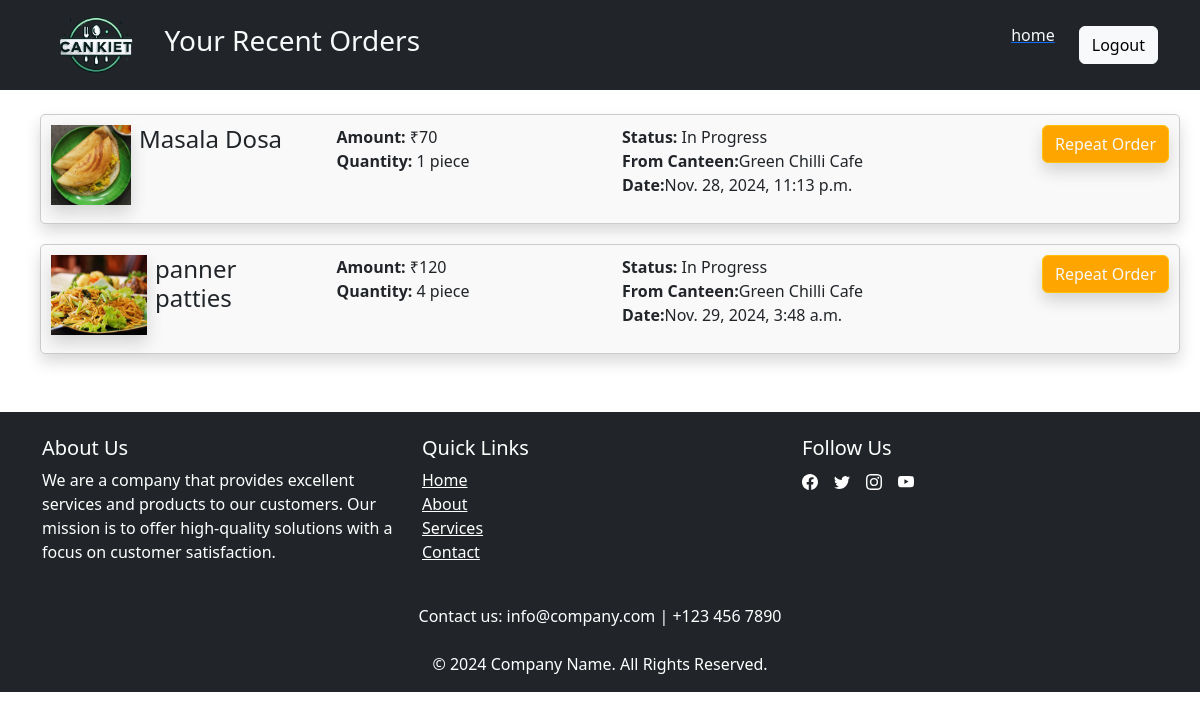
Before: /cankiet/orders/ with the older database file.
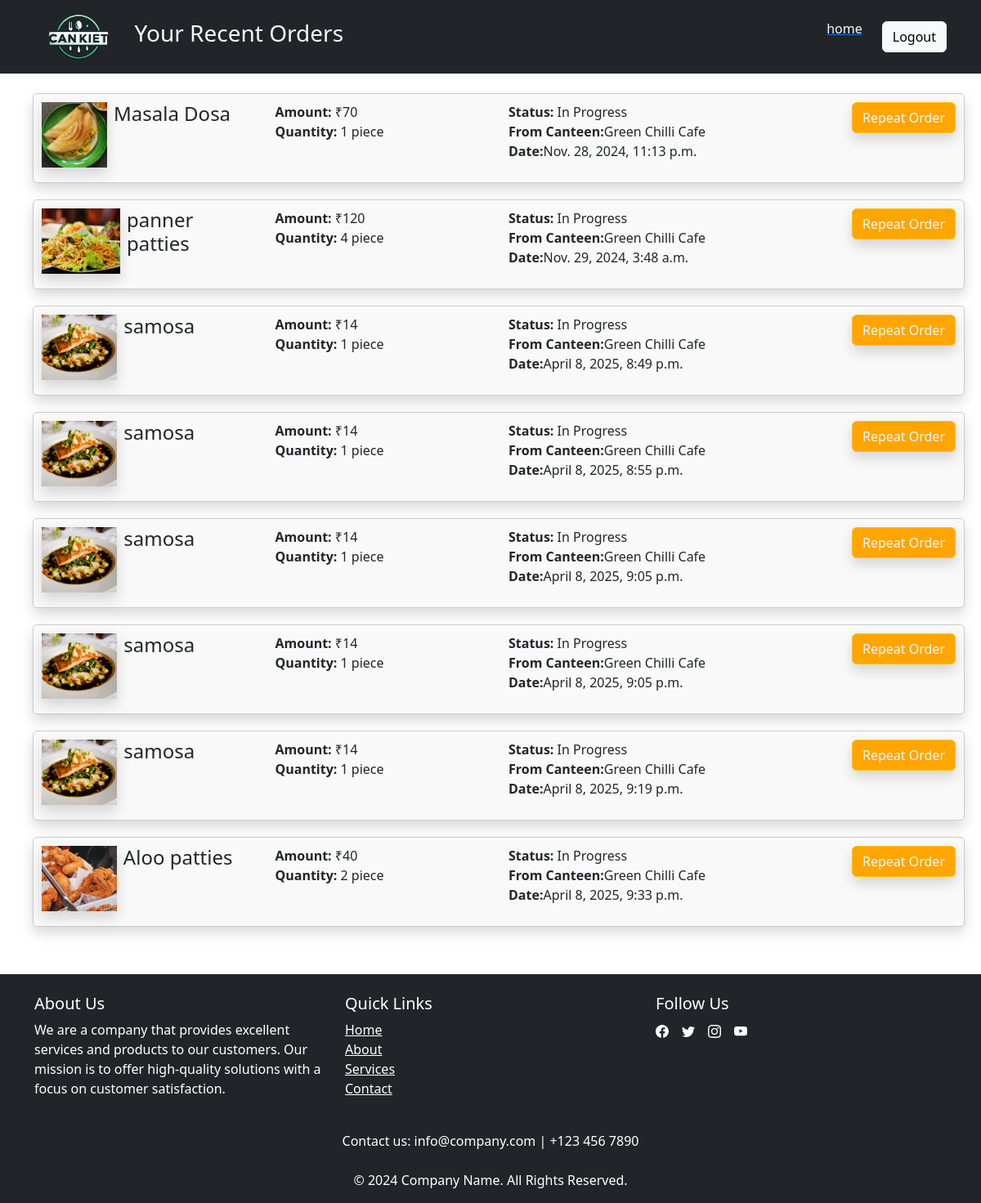
After: the same page with the newer database file.
### cankiet/models.py (models this page shows, shortened)
class Order(models.Model):
    st=[
        ('Rejected','rejected'),
        ('In Progress','in-progress'),
        ('Compeleted','completed'),
    ]
    razorpay_order_id = models.CharField(max_length=100, blank=True, null=True)
    payment_id = models.CharField(max_length=100, blank=True, null=True)
    payment_signature = models.CharField(max_length=100, blank=True, null=True)
    is_paid = models.BooleanField(default=False)
    o_no = models.CharField(max_length=30)  # Auto-incrementing primary key
    o_date = models.DateTimeField(default=now)  # Automatically stores current date and time
    c_no = models.ForeignKey(Canteen, on_delete=models.CASCADE)  # Foreign key to Canteen table
    item = models.ForeignKey(Items, on_delete=models.CASCADE)  # Single-valued attribute (ForeignKey to Item)
    quantity = models.IntegerField(default=1)  # Quantity of the item in the order
    total_amount = models.IntegerField(default=0)  # Store the total amount
    status=models.CharField(max_length=11,choices=st,default='In Progress')

class Items(models.Model):
    i_no=models.CharField(max_length=12,primary_key=True)
    item=models.CharField(max_length=20)
    i_image=models.ImageField(upload_to='images/',blank=True)
    price=models.IntegerField()
    c_no=models.CharField(max_length=12)
    availability=models.CharField(max_length=1)

class Canteen(models.Model):
    c_no=models.CharField(max_length=2,primary_key=True,)
    c_name=models.CharField(max_length=20)

### cankiet/views.py (the view)
# urls.py: path('orders/',views.orders, name='orders'),
def orders(request):
    orders=Order.objects.all()
    user=User.objects.all()
    items=Items.objects.all()
    return render(request, 'cankiet/orders.html', {'user': user,'items':items,'order':orders})

### cankiet/templates/cankiet/orders.html (shortened to what this page needs)
{% load static %}
<!DOCTYPE html>
<html>
<head>
    <link href="https://cdn.jsdelivr.net/npm/bootstrap@5.3.0/dist/css/bootstrap.min.css" rel="stylesheet">
</head>
<body>
      <nav class="navbar navbar-expand-lg navbar-light text-light bg-dark fixed-top">
        <div class="container">
            <a class="navbar-brand" href="#"><img src="{% static 'images/cankiet_logo.png' %}"  height="60px" alt="logo" class="img-responsive"></a>
            <h3 class="text-light"> Your Recent Orders</h3>
            <div class="collapse navbar-collapse" id="navbarNav">
                <ul class="navbar-nav ms-auto">
                    <li class="nav-item mb-0 me-4 ">
                        <h6>{{request.session.user.name }} &nbsp; {{request.session.user.u_id}}</h6>
                    </li>
                    <li class="nav-item mb-0 me-4">
                        <a class="" href="#"><h6 class="text-light">home</h6></a>
                    </li>
                    <li class="nav-item mb-0 mt-0">
                        <a class="btn btn-light text-warm" href="{% url 'logout'%}">Logout</a>
                    </li>
                </ul>
            </div>
        </div>
    </nav>
  <div class="container ">
    <div class="row ">
    <h1 class="mt-5">Your Recent Orders</h1>
        {% for ord in order %}
            <div class="item-card  shadow">
              <div class="row">
                <div class="col col-md-3 col-sm-1 d-flex">
                <img src="{{ord.item.i_image.url}}" class="shadow" height="80px" alt="">
                <h4 class="ms-2">{{ ord.item.item }}</h4>
                </div>
                <div class="col col-md-3 col-sm-1">
                <p class=""><strong>Amount:</strong> ₹{{ ord.total_amount }}<br> <strong>Quantity:</strong> {{ ord.quantity }} piece</p>
                </div>
                <div class="col col-md-3 col-sm-1">
                <p class=""><strong>Status:</strong> {{ord.status}} <br> <strong>From Canteen:</strong>{{ord.c_no.c_name}} <br><strong>Date:</strong>{{ord.o_date}}</p>
                </div>
                <div class="col col-md-3 col-sm-1 text-end">
                <form method="post" action="">
                    <button type="submit" class="btn btn-2 btn-warning text-light ms-4 shadow ">Repeat Order</button>
                </form>
                </div>
              </div>
            </div>
        {% endfor %}
    </div>
  </div>
<footer class="bg-dark text-white pt-4 pb-2 mt-5">
  <div class="container">
    <div class="row">
      <div class="col-md-4">
        <h5>About Us</h5>
        <p>
          We are a company that provides excellent services and products to our customers. Our mission is to offer high-quality solutions with a focus on customer satisfaction.
        </p>
      </div>
      <div class="col-md-4">
        <h5>Quick Links</h5>
        <ul class="list-unstyled">
          <li><a href="#"class="text-white">Home</a></li>
          <li><a href="#" class="text-white">About</a></li>
          <li><a href="#" class="text-white">Services</a></li>
          <li><a href="#" class="text-white">Contact</a></li>
        </ul>
      </div>
      <div class="col-md-4">
        <h5>Follow Us</h5>
        <ul class="list-unstyled d-flex">
          <li class="me-3">
            <a href="#" class="text-white"></i></a>
          </li>
          <li class="me-3">
            <a href="#" class="text-white"></i></a>
          </li>
          <li class="me-3">
            <a href="#" class="text-white"></i></a>
          </li>
          <li class="me-3">
              <a href="#" class="text-white"></i></a>
          </li>
        </ul>
      </div>
    </div>
    <div class="row mt-4">
      <div class="col-12 text-center">
        <p>Contact us: info@company.com | +123 456 7890</p>
      </div>
    </div>
  </div>
  <div class="bg-dark text-center text-white py-2">
    <p class="mb-0">&copy; 2024 Company Name. All Rights Reserved.</p>
  </div>
</footer>
</body>
</html>

### cankiet/templates/cankiet/orders.html (style rules this page uses)
.navbar { background-color: #333; color: white; padding: 10px; text-align: right; }
.item-card { border: 1px solid #ccc; padding: 10px; margin: 10px; border-radius: 5px; background-color: #f9f9f9; }
.btn-2 { background-color: orange; }

Changed rows visible on the page:
added Order: item.i_image (picture), item.item "samosa", total_amount "14", quantity "1", status "In Progress", c_no.c_name "Green Chilli Cafe", o_date "April 8, 2025, 8:49 p.m."
added Order: item.i_image (picture), item.item "samosa", total_amount "14", quantity "1", status "In Progress", c_no.c_name "Green Chilli Cafe", o_date "April 8, 2025, 8:55 p.m."
added Order: item.i_image (picture), item.item "samosa", total_amount "14", quantity "1", status "In Progress", c_no.c_name "Green Chilli Cafe", o_date "April 8, 2025, 9:05 p.m."
added Order: item.i_image (picture), item.item "samosa", total_amount "14", quantity "1", status "In Progress", c_no.c_name "Green Chilli Cafe", o_date "April 8, 2025, 9:05 p.m."
added Order: item.i_image (picture), item.item "samosa", total_amount "14", quantity "1", status "In Progress", c_no.c_name "Green Chilli Cafe", o_date "April 8, 2025, 9:19 p.m."
added Order: item.i_image (picture), item.item "Aloo patties", total_amount "40", quantity "2", status "In Progress", c_no.c_name "Green Chilli Cafe", o_date "April 8, 2025, 9:33 p.m."
